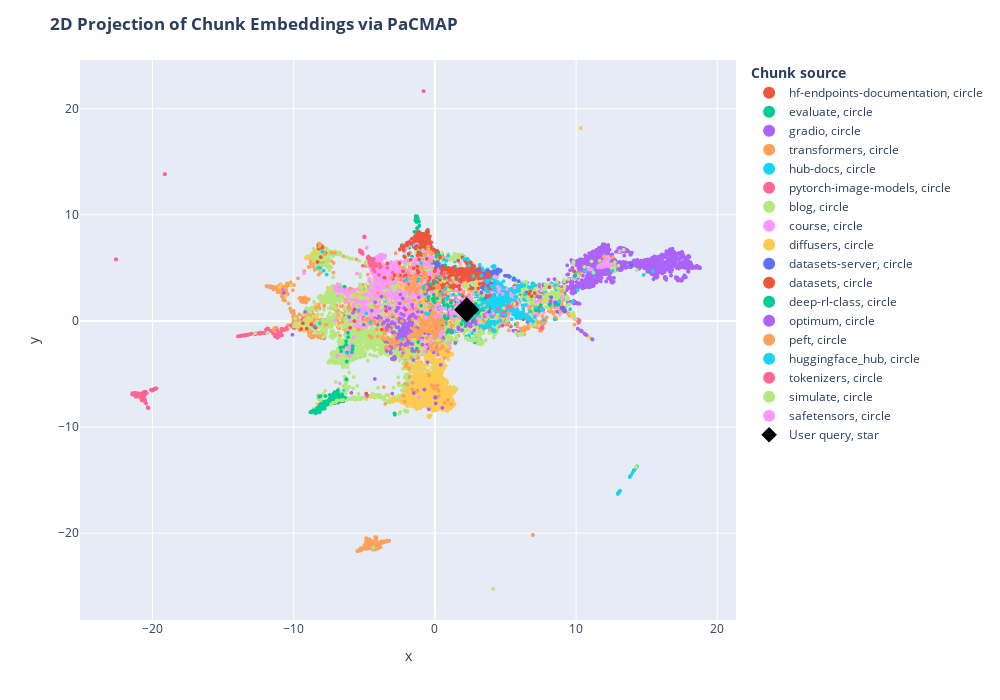

Notebook code cell kept with this figure:
### Code cell
df = pd.DataFrame.from_dict(
    [
        {
            "x": documents_projected[i, 0],
            "y": documents_projected[i, 1],
            "source": docs_processed[i].metadata["source"].split("/")[1],
            "extract": docs_processed[i].page_content[:100] + "...",
            "symbol": "circle",
            "size_col": 4,
        }
        for i in range(len(docs_processed))
    ]
    + [
        {
            "x": documents_projected[-1, 0],
            "y": documents_projected[-1, 1],
            "source": "User query",
            "extract": user_query,
            "size_col": 100,
            "symbol": "star",
        }
    ]
)

# Visualize the embedding
fig = px.scatter(
    df,
    x="x",
    y="y",
    color="source",
    hover_data="extract",
    size="size_col",
    symbol="symbol",
    color_discrete_map={"User query": "black"},
    width=1000,
    height=700,
)
fig.update_traces(
    marker=dict(opacity=1, line=dict(width=0, color="DarkSlateGrey")),
    selector=dict(mode="markers"),
)
fig.update_layout(
    legend_title_text="<b>Chunk source</b>",
    title="<b>2D Projection of Chunk Embeddings via PaCMAP</b>",
)
fig.show()

### Figure 1 — Plotly figure (JSON) as saved in the notebook; plotly's stock layout.template omitted (floating-point values rounded to 4 significant figures; data arrays with more than 128 entries replaced by an {"elided": "..."} marker saying what was removed)
{"data": [{"customdata": [["Create an Endpoint\n\nAfter your first login, you will be directed to the [Endpoint creation page](htt..."], ["<img src=\"https://raw.githubusercontent.com/huggingface/hf-endpoints-documentation/main/assets/1_cre..."], ["Access and read Logs\n\nHugging Face Endpoints provides access to the logs of your Endpoints through t..."], ["Hugging Face Inference Endpoints documentation\n\n## Setup\n\n```bash\npip install hf-doc-builder==0.4.0 ..."], ["Pricing\n\n<div class=\"flex md:justify-start mb-2 text-gray-400 items-center\">\n  <a href=\"https://ui.e..."], ["## CPU Instances\n\nThe table below shows currently available CPU instances and their hourly pricing. ..."], ["## GPU Instances\n\nThe table below shows currently available GPU instances and their hourly pricing. ..."], ["```\ninstance hourly rate * ((hours * # min replica) + (scale-up hrs * # additional replicas))\n```\n\n#..."], ["Supported Transformers & Diffusers Tasks\n\nInference Endpoints offers out-of-the-box support for Mach..."], ["```\n\n### Text Classification\n\n```json\n{\n  \"inputs\": \"This sound track was beautiful! It paints the s..."], ["```\n\n### Text Generation\n\n```json\n{\n  \"inputs\": \"This sound track was beautiful! It paints the sener..."], ["```\n\n**Binary**\n```bash\ncurl --request POST \\\n  --url https://{ENDPOINT}/ \\\n  --header 'Content-Type..."], ["```\n\n**Binary**\n\n```bash\ncurl --request POST \\\n  --url https://{ENDPOINT}/ \\\n  --header 'Content-Typ..."], ["```\n\n\n### Additional parameters\n\nYou can add additional parameters, which are supported by the `pipe..."], ["Access and view Metrics\n\nHugging Face Endpoints provides access to the metrics and analytics of your..."], ["# FAQs \n\n\n\n### Q: In which regions are Inference Endpoints available?\n\nA: Inference Endpoints are cu..."], ["A: Yes, your Endpoint will always stay available/up with the number of min replicas defined in the A..."], ["### Q: What if I would like to deploy to a different instance type that is not listed?\n\nA: Please co..."], ["Help & Support \n\nWe have a variety of Inference Endpoints blog posts to help you at https://huggingf..."], ["Pause and Resume your Endpoint\n\nYou can `pause` & `resume` endpoints to save cost and configurations..."], ["After clicking the button, you will be asked to confirm the action. Click \"Pause {ENDPOINT-NAME}\" to..."], ["API Reference (Swagger)\n\n🤗 Inference Endpoints can be used through the [UI](https://ui.endpoints.hug..."], ["Use a custom Container Image\n\n\nInference Endpoints not only allows you to [customize your inference ..."], ["Autoscaling\n\nAutoscaling allows you to dynamically adjust the number of endpoint replicas running yo..."], ["## Scaling to 0\n\nInference Endpoints also supports autoscaling to 0, which means reducing the number..."], ["Create a Private Endpoint with AWS PrivateLink\n\nSecurity and secure inference are key principles of ..."], ["Once your Inference Endpoint is created successfully, go to the corresponding AWS account and add th..."], ["Security & Compliance\n\n🤗 Inference Endpoints is built with security and secure inference at its core..."], ["Public and Protected Endpoints do not require any additional configuration. For Private Endpoints, y..."], ["Send Requests to Endpoints\n\nYou can send requests to Inference Endpoints using the UI leveraging the..."], ["```\n\nThe Endpoints API offers the same API definitions as the [Inference API](https://huggingface.co..."], ["```\n\n### Custom handler\n\n`@huggingface/inference` supports tasks from https://huggingface.co/tasks, ..."], ["Change Organization or Account\n\nInference Endpoints uses your [Hugging Face](https://huggingface.co/..."], ["Update your Endpoint\n\nYou can update `running` Endpoints to change some of the configurations. Howev..."], ["Advanced Setup (Instance Types, Auto Scaling, Versioning)\n\nWe have seen how fast and easy it is to d..."], ["_Default: PyTorch if available._\n\n**Revision**\n\nCreate your Endpoint targeting a specific revision c..."], ["Inference Endpoints Version\n\nHugging Face Inference Endpoints comes with a default serving container..."], ["### GPU\n\n- `transformers[sklearn,sentencepiece,audio,vision]`: `4.27.2`\n- `diffusers`: `0.14.0`\n- `a..."], ["Serialization & Deserialization for Requests\n\nHugging Face Inference Endpount comes with a default s..."], ["| Content-Type           | Payload                        | \n| ---------------------- | ------------..."], ["| audio/webm             | `{\"inputs\": bytes(body)}`                     |\n| audio/webm;codecs=opus ..."], ["Below is a list of supported `accept` headers and the serialized payload is returned.\n\n\n| Accept    ..."], ["🤗 Inference Endpoints\n\n🤗 Inference Endpoints offers a secure production solution to easily deploy an..."], ["## Documentation and Examples\n\n* [Security & Compliance](/docs/inference-endpoints/security)\n* [Supp..."], ["Access 🤗 Inference Endpoints\n\nTo access the [Inference Endpoints web application](https://ui.endpoin..."], ["Add custom Dependencies\n\nInference Endpoints’ base image includes all required libraries to run infe..."], ["Create custom Inference Handler\n\nHugging Face Endpoints supports all of the Transformers and Sentenc..."], ["Included examples are for:\n\n* [Optimum and ONNX Runtime](https://huggingface.co/philschmid/distilber..."], ["The code can also be found in this [Notebook](https://colab.research.google.com/drive/1hANJeRa1PK1gZ..."], ["```\n# install git-lfs to interact with the repository\nsudo apt-get update\nsudo apt-get install git-l..."], ["```\n!cd distilbert-base-uncased-emotion && touch handler.py\n```\n\nIn there, you define your `Endpoint..."], ["```\n!echo \"holidays\" >> requirements.txt\n!pip install -r requirements.txt\n```\n\nNext, we have to adju..."], ["```\n\n### 4. Test EndpointHandler\n\nTo test our EndpointHandler, we can simplify import, initialize an..."], ["```\n# add all our new files\n!git add *\n# commit our files\n!git commit -m \"add custom handler\"\n# push..."]], "hovertemplate": "source=hf-endpoints-documentation<br>symbol=circle<br>x=%{x}<br>y=%{y}<br>size_col=%{marker.size}<br>extract=%{customdata[0]}<extra></extra>", "legendgroup": "hf-endpoints-documentation, circle", "marker": {"color": "#EF553B", "line": {"color": "DarkSlateGrey", "width": 0}, "opacity": 1, "size": [4, 4, 4, 4, 4, 4, 4, 4, 4, 4, 4, 4, 4, 4, 4, 4, 4, 4, 4, 4, 4, 4, 4, 4, 4, 4, 4, 4, 4, 4, 4, 4, 4, 4, 4, 4, 4, 4, 4, 4, 4, 4, 4, 4, 4, 4, 4, 4, 4, 4, 4, 4, 4, 4], "sizemode": "area", "sizeref": 0.25, "symbol": "circle"}, "mode": "markers", "name": "hf-endpoints-documentation, circle", "showlegend": true, "type": "scattergl", "x": [4.738, 4.55, 4.98, 4.544, 4.267, -0.7548, -0.7284, -1.618, 3.922, -4.162, -8.321, 8.103, 7.297, -4.126, 4.774, 3.998, 4.529, 5.579, 4.378, 3.892, 4.497, 4.509, 1.899, -1.472, 3.78, 4.674, 4.544, 4.482, 4.822, 4.406, 4.258, 4.578, 4.767, 4.226, 3.99, 2.876, 3.889, -1.257, 4.163, 8.07, 8.482, 7.517, 4.275, 3.865, 4.511, 3.782, 4.031, -5.211, 4.319, 3.836, 3.342, 1.516, 3.006, 4.042], "xaxis": "x", "y": [0.4314, -0.1925, 0.7795, 1.005, -1.014, -2.728, -2.663, -2.801, -0.8799, 3.501, 5.481, 3.209, 2.683, 2.46, 0.1481, -0.7278, -0.06317, 1.256, -0.7992, -0.3661, 0.05053, -0.09618, -0.2134, -3.068, -0.4121, 0.03137, -0.02754, -0.5316, 0.3897, -0.1685, -0.1718, 0.1915, 0.8207, -0.1669, -0.7821, -0.2748, -1.037, -2.049, -0.142, 3.212, 3.355, 2.943, -1.017, -0.5495, -0.5324, -0.5732, -0.7487, 0.2345, -0.3438, 0.7997, 0.006069, 1.814, 1.582, 0.7544], "yaxis": "y"}, {"customdata": {"elided": "360x1 str values"}, "hovertemplate": "source=evaluate<br>symbol=circle<br>x=%{x}<br>y=%{y}<br>size_col=%{marker.size}<br>extract=%{customdata[0]}<extra></extra>", "legendgroup": "evaluate, circle", "marker": {"color": "#00cc96", "line": {"color": "DarkSlateGrey", "width": 0}, "opacity": 1, "size": {"elided": "360 int values"}, "sizemode": "area", "sizeref": 0.25, "symbol": "circle"}, "mode": "markers", "name": "evaluate, circle", "showlegend": true, "type": "scattergl", "x": {"elided": "360 float values"}, "xaxis": "x", "y": {"elided": "360 float values"}, "yaxis": "y"}, {"customdata": {"elided": "2188x1 str values"}, "hovertemplate": "source=gradio<br>symbol=circle<br>x=%{x}<br>y=%{y}<br>size_col=%{marker.size}<br>extract=%{customdata[0]}<extra></extra>", "legendgroup": "gradio, circle", "marker": {"color": "#ab63fa", "line": {"color": "DarkSlateGrey", "width": 0}, "opacity": 1, "size": {"elided": "2188 int values"}, "sizemode": "area", "sizeref": 0.25, "symbol": "circle"}, "mode": "markers", "name": "gradio, circle", "showlegend": true, "type": "scattergl", "x": {"elided": "2188 float values"}, "xaxis": "x", "y": {"elided": "2188 float values"}, "yaxis": "y"}, {"customdata": {"elided": "4121x1 str values"}, "hovertemplate": "source=transformers<br>symbol=circle<br>x=%{x}<br>y=%{y}<br>size_col=%{marker.size}<br>extract=%{customdata[0]}<extra></extra>", "legendgroup": "transformers, circle", "marker": {"color": "#FFA15A", "line": {"color": "DarkSlateGrey", "width": 0}, "opacity": 1, "size": {"elided": "4121 int values"}, "sizemode": "area", "sizeref": 0.25, "symbol": "circle"}, "mode": "markers", "name": "transformers, circle", "showlegend": true, "type": "scattergl", "x": {"elided": "4121 float values"}, "xaxis": "x", "y": {"elided": "4121 float values"}, "yaxis": "y"}, {"customdata": {"elided": "874x1 str values"}, "hovertemplate": "source=hub-docs<br>symbol=circle<br>x=%{x}<br>y=%{y}<br>size_col=%{marker.size}<br>extract=%{customdata[0]}<extra></extra>", "legendgroup": "hub-docs, circle", "marker": {"color": "#19d3f3", "line": {"color": "DarkSlateGrey", "width": 0}, "opacity": 1, "size": {"elided": "874 int values"}, "sizemode": "area", "sizeref": 0.25, "symbol": "circle"}, "mode": "markers", "name": "hub-docs, circle", "showlegend": true, "type": "scattergl", "x": {"elided": "874 float values"}, "xaxis": "x", "y": {"elided": "874 float values"}, "yaxis": "y"}, {"customdata": {"elided": "804x1 str values"}, "hovertemplate": "source=pytorch-image-models<br>symbol=circle<br>x=%{x}<br>y=%{y}<br>size_col=%{marker.size}<br>extract=%{customdata[0]}<extra></extra>", "legendgroup": "pytorch-image-models, circle", "marker": {"color": "#FF6692", "line": {"color": "DarkSlateGrey", "width": 0}, "opacity": 1, "size": {"elided": "804 int values"}, "sizemode": "area", "sizeref": 0.25, "symbol": "circle"}, "mode": "markers", "name": "pytorch-image-models, circle", "showlegend": true, "type": "scattergl", "x": {"elided": "804 float values"}, "xaxis": "x", "y": {"elided": "804 float values"}, "yaxis": "y"}, {"customdata": {"elided": "4255x1 str values"}, "hovertemplate": "source=blog<br>symbol=circle<br>x=%{x}<br>y=%{y}<br>size_col=%{marker.size}<br>extract=%{customdata[0]}<extra></extra>", "legendgroup": "blog, circle", "marker": {"color": "#B6E880", "line": {"color": "DarkSlateGrey", "width": 0}, "opacity": 1, "size": {"elided": "4255 int values"}, "sizemode": "area", "sizeref": 0.25, "symbol": "circle"}, "mode": "markers", "name": "blog, circle", "showlegend": true, "type": "scattergl", "x": {"elided": "4255 float values"}, "xaxis": "x", "y": {"elided": "4255 float values"}, "yaxis": "y"}, {"customdata": {"elided": "1354x1 str values"}, "hovertemplate": "source=course<br>symbol=circle<br>x=%{x}<br>y=%{y}<br>size_col=%{marker.size}<br>extract=%{customdata[0]}<extra></extra>", "legendgroup": "course, circle", "marker": {"color": "#FF97FF", "line": {"color": "DarkSlateGrey", "width": 0}, "opacity": 1, "size": {"elided": "1354 int values"}, "sizemode": "area", "sizeref": 0.25, "symbol": "circle"}, "mode": "markers", "name": "course, circle", "showlegend": true, "type": "scattergl", "x": {"elided": "1354 float values"}, "xaxis": "x", "y": {"elided": "1354 float values"}, "yaxis": "y"}, {"customdata": {"elided": "1481x1 str values"}, "hovertemplate": "source=diffusers<br>symbol=circle<br>x=%{x}<br>y=%{y}<br>size_col=%{marker.size}<br>extract=%{customdata[0]}<extra></extra>", "legendgroup": "diffusers, circle", "marker": {"color": "#FECB52", "line": {"color": "DarkSlateGrey", "width": 0}, "opacity": 1, "size": {"elided": "1481 int values"}, "sizemode": "area", "sizeref": 0.25, "symbol": "circle"}, "mode": "markers", "name": "diffusers, circle", "showlegend": true, "type": "scattergl", "x": {"elided": "1481 float values"}, "xaxis": "x", "y": {"elided": "1481 float values"}, "yaxis": "y"}, {"customdata": {"elided": "186x1 str values"}, "hovertemplate": "source=datasets-server<br>symbol=circle<br>x=%{x}<br>y=%{y}<br>size_col=%{marker.size}<br>extract=%{customdata[0]}<extra></extra>", "legendgroup": "datasets-server, circle", "marker": {"color": "#636efa", "line": {"color": "DarkSlateGrey", "width": 0}, "opacity": 1, "size": {"elided": "186 int values"}, "sizemode": "area", "sizeref": 0.25, "symbol": "circle"}, "mode": "markers", "name": "datasets-server, circle", "showlegend": true, "type": "scattergl", "x": {"elided": "186 float values"}, "xaxis": "x", "y": {"elided": "186 float values"}, "yaxis": "y"}, {"customdata": {"elided": "578x1 str values"}, "hovertemplate": "source=datasets<br>symbol=circle<br>x=%{x}<br>y=%{y}<br>size_col=%{marker.size}<br>extract=%{customdata[0]}<extra></extra>", "legendgroup": "datasets, circle", "marker": {"color": "#EF553B", "line": {"color": "DarkSlateGrey", "width": 0}, "opacity": 1, "size": {"elided": "578 int values"}, "sizemode": "area", "sizeref": 0.25, "symbol": "circle"}, "mode": "markers", "name": "datasets, circle", "showlegend": true, "type": "scattergl", "x": {"elided": "578 float values"}, "xaxis": "x", "y": {"elided": "578 float values"}, "yaxis": "y"}, {"customdata": {"elided": "446x1 str values"}, "hovertemplate": "source=deep-rl-class<br>symbol=circle<br>x=%{x}<br>y=%{y}<br>size_col=%{marker.size}<br>extract=%{customdata[0]}<extra></extra>", "legendgroup": "deep-rl-class, circle", "marker": {"color": "#00cc96", "line": {"color": "DarkSlateGrey", "width": 0}, "opacity": 1, "size": {"elided": "446 int values"}, "sizemode": "area", "sizeref": 0.25, "symbol": "circle"}, "mode": "markers", "name": "deep-rl-class, circle", "showlegend": true, "type": "scattergl", "x": {"elided": "446 float values"}, "xaxis": "x", "y": {"elided": "446 float values"}, "yaxis": "y"}, {"customdata": {"elided": "303x1 str values"}, "hovertemplate": "source=optimum<br>symbol=circle<br>x=%{x}<br>y=%{y}<br>size_col=%{marker.size}<br>extract=%{customdata[0]}<extra></extra>", "legendgroup": "optimum, circle", "marker": {"color": "#ab63fa", "line": {"color": "DarkSlateGrey", "width": 0}, "opacity": 1, "size": {"elided": "303 int values"}, "sizemode": "area", "sizeref": 0.25, "symbol": "circle"}, "mode": "markers", "name": "optimum, circle", "showlegend": true, "type": "scattergl", "x": {"elided": "303 float values"}, "xaxis": "x", "y": {"elided": "303 float values"}, "yaxis": "y"}, {"customdata": {"elided": "382x1 str values"}, "hovertemplate": "source=peft<br>symbol=circle<br>x=%{x}<br>y=%{y}<br>size_col=%{marker.size}<br>extract=%{customdata[0]}<extra></extra>", "legendgroup": "peft, circle", "marker": {"color": "#FFA15A", "line": {"color": "DarkSlateGrey", "width": 0}, "opacity": 1, "size": {"elided": "382 int values"}, "sizemode": "area", "sizeref": 0.25, "symbol": "circle"}, "mode": "markers", "name": "peft, circle", "showlegend": true, "type": "scattergl", "x": {"elided": "382 float values"}, "xaxis": "x", "y": {"elided": "382 float values"}, "yaxis": "y"}, {"customdata": {"elided": "363x1 str values"}, "hovertemplate": "source=huggingface_hub<br>symbol=circle<br>x=%{x}<br>y=%{y}<br>size_col=%{marker.size}<br>extract=%{customdata[0]}<extra></extra>", "legendgroup": "huggingface_hub, circle", "marker": {"color": "#19d3f3", "line": {"color": "DarkSlateGrey", "width": 0}, "opacity": 1, "size": {"elided": "363 int values"}, "sizemode": "area", "sizeref": 0.25, "symbol": "circle"}, "mode": "markers", "name": "huggingface_hub, circle", "showlegend": true, "type": "scattergl", "x": {"elided": "363 float values"}, "xaxis": "x", "y": {"elided": "363 float values"}, "yaxis": "y"}, {"customdata": {"elided": "144x1 str values"}, "hovertemplate": "source=tokenizers<br>symbol=circle<br>x=%{x}<br>y=%{y}<br>size_col=%{marker.size}<br>extract=%{customdata[0]}<extra></extra>", "legendgroup": "tokenizers, circle", "marker": {"color": "#FF6692", "line": {"color": "DarkSlateGrey", "width": 0}, "opacity": 1, "size": {"elided": "144 int values"}, "sizemode": "area", "sizeref": 0.25, "symbol": "circle"}, "mode": "markers", "name": "tokenizers, circle", "showlegend": true, "type": "scattergl", "x": {"elided": "144 float values"}, "xaxis": "x", "y": {"elided": "144 float values"}, "yaxis": "y"}, {"customdata": [["!--Copyright 2022 The HuggingFace Team. All rights reserved.\n\nLicensed under the Apache License, Ver..."], ["```\n\nYou can then provide the `generate_map` method as an argument to the `sm.ParallelRLEnv` class, ..."], ["How to contribute to simulate?\n[![Contributor Covenant](https://img.shields.io/badge/Contributor%20C..."], ["```\n\n3. Create a new branch to hold your development changes:\n\n\t```bash\n\tgit checkout -b a-descripti..."], ["!--Copyright 2022 The HuggingFace Team. All rights reserved.\n\nLicensed under the Apache License, Ver..."], ["!--Copyright 2022 The HuggingFace Team. All rights reserved.\n\nLicensed under the Apache License, Ver..."], ["# Simulate with Godot\n\n### Install in Godot 4\nThis integration has been developed for Godot 4.x. You..."], ["!--Copyright 2022 The HuggingFace Team. All rights reserved.\n\nLicensed under the Apache License, Ver..."], ["```\npip install --upgrade simulate\n```\nBefore you merge a PR, fix the style (we use `isort` + `black..."], ["```\nimport simulate as sm\n\nscene = sm.Scene()\nscene += sm.Plane() + sm.Sphere(position=[0, 1, 0], ra..."], ["```\npython examples/basic/objects.py\n```\n<p align=\"center\">\n    <br>\n    <img src=\"https://user-imag..."], ["```\n# Add two copy of the sphere to the scene as children of the root node (using list will add all ..."], ["```\n\n### Visualization engine\n\nA default vizualization engine is provided with the vtk backend of `p..."], ["!--Copyright 2022 The HuggingFace Team. All rights reserved.\n\nLicensed under the Apache License, Ver..."], ["!--Copyright 2022 The HuggingFace Team. All rights reserved.\n\nLicensed under the Apache License, Ver..."], ["```\nscene = sm.Scene.create_from(\"simulate-tests/Box/glTF-Embedded/Box.gltf\")\n```\n\nor, they can be t..."], ["!--Copyright 2022 The HuggingFace Team. All rights reserved.\n\nLicensed under the Apache License, Ver..."], ["<div class=\"mt-10\">\n  <div class=\"w-full flex flex-col space-y-4 md:space-y-0 md:grid md:grid-cols-2..."], ["<a class=\"!no-underline border dark:border-gray-700 p-5 rounded-lg shadow hover:shadow-lg\" href=\"./c..."], ["p align=\"center\">\n    <br>\n    <img src=\"docs/source/assets/simulate_library.png\" width=\"400\"/>\n    ..."], ["```\npip install --upgrade simulate\n```\nBefore you merge a PR, fix the style (we use `isort` + `black..."], ["```\nfrom simulate import Scene\n\nscene = Scene.create_from('tests/test_assets/fixtures/Box.gltf')  # ..."], ["```\n\nAn object (as well as the Scene) is just a node in a tree provided with optional mesh (under th..."], ["```\npython examples/basic/objects.py\n```\n<p align=\"center\">\n    <br>\n    <img src=\"https://user-imag..."], ["```\n# Add two copy of the sphere to the scene as children of the root node (using list will add all ..."], ["```\n\nEditing objects:\n- mesh of the object can be edited with all the manipulation operator provided..."], ["# Unity Integration\n\n### Install with the Unity editor\nCurrently we use Unity version `2021.3.2f1` a..."], ["```\n{\n    \"type\": \"MyCommand\",\n    \"contents\": json.dumps({\n        \"message\": \"hello from python AP..."], ["```\n\nThis currently only supports Box, Sphere, and Capsule colliders (the Unity/PhysX colliders).\n\nD..."], ["!--Copyright 2022 The HuggingFace Team. All rights reserved.\n\nLicensed under the Apache License, Ver..."], ["!---\nCopyright 2020 The HuggingFace Team. All rights reserved.\n\nLicensed under the Apache License, V..."], ["Security Policy\n\n## Supported Versions\n<!--\nUse this section to tell people about which versions of ..."], ["!--Copyright 2022 The HuggingFace Team. All rights reserved.\n\nLicensed under the Apache License, Ver..."], ["!--Copyright 2022 The HuggingFace Team. All rights reserved.\n\nLicensed under the Apache License, Ver..."], ["his package provides core backend functionality for the Hugging Face Simulate project: (https://gith..."], ["!--Copyright 2022 The HuggingFace Team. All rights reserved.\n\nLicensed under the Apache License, Ver..."], ["The \"leaf\" reward functions can be combined in a tree structure with the following predicate functio..."], ["!--Copyright 2022 The HuggingFace Team. All rights reserved.\n\nLicensed under the Apache License, Ver..."], ["```\nfor i in range(60):\n    event = scene.step()\n```\nYou should see the cube falling onto the plane...."], ["```\nscene.config.return_nodes = False\nscene.config.return_frames = False\nscene.show()\n```\nFor advanc..."], ["!--Copyright 2022 The HuggingFace Team. All rights reserved.\n\nLicensed under the Apache License, Ver..."], ["!--Copyright 2022 The HuggingFace Team. All rights reserved.\n\nLicensed under the Apache License, Ver..."], ["!--Copyright 2022 The HuggingFace Team. All rights reserved.\n\nLicensed under the Apache License, Ver..."], ["The created environments are stored in a language/framework agnostic format and can be loaded and ru..."], ["# Blender Integration\n\n### Install addon in Blender\nThis integration has been developed for Blender ..."], ["Tests examples taken from the original great gltflib\n\nFind the great gltflib by Lukas Shawford here:..."], ["!--Copyright 2022 The HuggingFace Team. All rights reserved.\n\nLicensed under the Apache License, Ver..."], ["# Examples for Simulate\n\nThe examples are organized by level of complexity or application. \nCurrentl..."], ["!--Copyright 2022 The HuggingFace Team. All rights reserved.\n\nLicensed under the Apache License, Ver..."], ["!--Copyright 2022 The HuggingFace Team. All rights reserved.\n\nLicensed under the Apache License, Ver..."], ["```\n\nNow we need to identify which build your GPU is using and add it to your xorg config file:\n\n```..."], ["!--Copyright 2022 The HuggingFace Team. All rights reserved.\n\nLicensed under the Apache License, Ver..."], ["!--Copyright 2022 The HuggingFace Team. All rights reserved.\n\nLicensed under the Apache License, Ver..."], ["!--Copyright 2022 The HuggingFace Team. All rights reserved.\n\nLicensed under the Apache License, Ver..."], ["Reward function:\n- A dense reward based on improvement in best euclidean distance to the object\n- A ..."], ["Example: [`sb3_procgen.py`](https://github.com/huggingface/simulate/examples/rl/sb3_procgen.py)\n\nObj..."], ["Parallel: 16 independent instances of the same environment configuration.\n\n\n## Reward functions base..."], ["!--Copyright 2022 The HuggingFace Team. All rights reserved.\n\nLicensed under the Apache License, Ver..."], ["!--Copyright 2022 The HuggingFace Team. All rights reserved.\n\nLicensed under the Apache License, Ver..."]], "hovertemplate": "source=simulate<br>symbol=circle<br>x=%{x}<br>y=%{y}<br>size_col=%{marker.size}<br>extract=%{customdata[0]}<extra></extra>", "legendgroup": "simulate, circle", "marker": {"color": "#B6E880", "line": {"color": "DarkSlateGrey", "width": 0}, "opacity": 1, "size": [4, 4, 4, 4, 4, 4, 4, 4, 4, 4, 4, 4, 4, 4, 4, 4, 4, 4, 4, 4, 4, 4, 4, 4, 4, 4, 4, 4, 4, 4, 4, 4, 4, 4, 4, 4, 4, 4, 4, 4, 4, 4, 4, 4, 4, 4, 4, 4, 4, 4, 4, 4, 4, 4, 4, 4, 4, 4, 4], "sizemode": "area", "sizeref": 0.25, "symbol": "circle"}, "mode": "markers", "name": "simulate, circle", "showlegend": true, "type": "scattergl", "x": [-5.731, 0.6737, 4.887, 4.445, 6.043, -5.636, -5.809, -5.044, -5.696, -5.425, 2.343, -5.321, -6.019, 6.104, -5.242, -5.538, 5.941, 8.66, 8.786, -5.399, -5.638, -5.462, -5.261, 2.071, -5.385, -5.471, -5.996, 7.876, -5.29, 6.139, 5.103, 5.631, 6.223, 5.73, -5.82, -7.021, -7.217, -5.683, -5.67, -6.217, 7.096, 6.182, -5.751, -5.752, -5.62, 7.704, 6.007, -5.935, 6.085, -2.68, 0.3177, 6.075, 2.732, -6.892, -6.941, -6.5, -6.649, 6.132, -5.405], "xaxis": "x", "y": [-7.196, 3.74, 1.206, 0.565, -1.309, -7.223, -7.295, -7.202, -7.411, -7.387, 3.264, -7.363, -7.318, -1.236, -7.33, -7.357, -1.27, 3.125, 3.042, -7.251, -7.324, -7.391, -7.371, 3.287, -7.389, -7.368, -7.319, 3.343, -7.234, -1.312, 0.003584, 1.636, -1.219, -1.095, -7.231, -7.638, -7.698, -7.346, -7.429, -7.448, -0.3724, -1.262, -7.165, -7.268, -7.34, 2.19, -1.221, -7.361, -1.287, -2.655, -1.828, -1.255, 0.628, -7.494, -7.501, -7.448, -7.473, -1.262, -6.879], "yaxis": "y"}, {"customdata": [["# How to release\n\n# Before the release\n\nSimple checklist on how to make releases for `safetensors`.\n..."], ["# Rust\n\n- `safetensors` (rust, python & node) versions don't have to be in sync but it's\n  very comm..."], ["# Python\n\n- Edit `bindings/python/setup.py` to reflect new version.\n- Edit `bindings/python/py_src/s..."], ["# Node\n\n- Edit `bindings/node/package.json` to reflect new version.\n- Edit `CHANGELOG.md`:\n    - Add..."], ["Flax API\n\n[[autodoc]] safetensors.flax.load_file\n[[autodoc]] safetensors.flax.load\n[[autodoc]] safet..."], ["Convert weights to safetensors\n\nPyTorch model weights are commonly saved and stored as `.bin` files ..."], ["Numpy API\n\n[[autodoc]] safetensors.numpy.load_file\n[[autodoc]] safetensors.numpy.load\n[[autodoc]] sa..."], ["Speed Comparison\n\n<a href=\"https://colab.research.google.com/github/huggingface/notebooks/blob/main/..."], ["```\n\n### CPU benchmark\n\n```py\n>>> start_st = datetime.datetime.now()\n>>> weights = load_file(sf_file..."], ["```\n\nThis speedup is due to the fact that this library avoids unnecessary copies by mapping the file..."], ["```\n\nThe speedup works because this library is able to skip unnecessary CPU allocations. It is unfor..."], ["# Installation\n\n```\npip install safetensors\n```\n\n\n## Usage\n\n### Numpy\n\n```python\nfrom safetensors.nu..."], ["PaddlePaddle API\n\n[[autodoc]] safetensors.paddle.load_file\n[[autodoc]] safetensors.paddle.load\n[[aut..."], ["he purpose of this directory is to showcase various attacks (and creating your own).\n\n\n# Torch Arbit..."], ["```\npython numpy_dos_create.py\npython numpy_dos_get_pwned.py\n```\n\n# Safetensors abuse attempts\n\nIn o..."], ["```\npython safetensors_abuse_attempt_1.py\npython safetensors_abuse_attempt_2.py\npython safetensors_a..."], ["p align=\"center\">\n  <picture>\n    <source media=\"(prefers-color-scheme: dark)\" srcset=\"https://huggi..."], ["Rust\n[![Crates.io](https://img.shields.io/crates/v/safetensors.svg)](https://crates.io/crates/safete..."], ["```\n\n#### From source\n\nFor the sources, you need Rust\n\n```bash\n# Install Rust\ncurl --proto '=https' ..."], ["```\n\n[Python documentation](https://huggingface.co/docs/safetensors/index)\n\n\n### Format\n\n- 8 bytes: ..."], ["Notes:\n - Duplicate keys are disallowed. Not all parsers may respect this.\n - In general the subset ..."], ["Let's take a look at alternatives and why this format is deemed interesting.\nThis is my very persona..."], ["- Safe: Can I use a file randomly downloaded and expect not to run arbitrary code ?\n- Zero-copy: Doe..."], ["### Main oppositions\n\n- Pickle: Unsafe, runs arbitrary code\n- H5: Apparently now discouraged for TF/..."], ["### Notes\n\n- Zero-copy: No format is really zero-copy in ML, it needs to go from disk to RAM/GPU RAM..."], ["- Lazy loading: in distributed (multi-node or multi-gpu) settings, it's nice to be able to\nload only..."], ["Metadata Parsing\n\nGiven the simplicity of the format, it's very simple and efficient to fetch and pa..."], ["## Usage\n\n### JavaScript/TypeScript[[js]]\n\nUsing [`huggingface.js`](https://huggingface.co/docs/hugg..."], ["```\n\nDepending on whether the safetensors weights are sharded into multiple files or not, the output..."], ["```\n\n### Python\n\nIn this example python script, we are parsing metadata of [gpt2](https://huggingfac..."], ["```\n\n## Example output\n\nFor instance, here are the number of params per dtype for a few models on th..."], ["model | safetensors | params\n--- | --- | ---\n[gpt2](https://huggingface.co/gpt2?show_tensors=true) |..."], ["[bigscience/bloom](https://huggingface.co/bigscience/bloom?show_tensors=true) | sharded | { 'BF16' =..."], ["Torch API\n\n[[autodoc]] safetensors.torch.load_file\n[[autodoc]] safetensors.torch.load\n[[autodoc]] sa..."], ["Tensorflow API\n\n[[autodoc]] safetensors.tensorflow.load_file\n[[autodoc]] safetensors.tensorflow.load..."], ["!-- DISABLE-FRONTMATTER-SECTIONS -->\n\n<div class=\"flex justify-center\">\n    <img class=\"block dark:h..."], ["```\n\n### Save tensors\n\n```python\nimport torch\nfrom safetensors.torch import save_file\n\ntensors = {\n ..."], ["```\n\n## Format\n\nLet's say you have safetensors file named `model.safetensors`, then `model.safetenso..."], ["* [huggingface/transformers](https://github.com/huggingface/transformers)\n* [AUTOMATIC1111/stable-di..."], ["* [PaddlePaddle/PaddleNLP](https://github.com/PaddlePaddle/PaddleNLP)\n* [AIGC-Audio/AudioGPT](https:..."], ["Torch shared tensors\n\n\n## TL;DR\n\nUsing specific functions, which should work in most cases for you.\n..."], ["```\n\n## Why are shared tensors not saved in `safetensors` ?\n\nMultiple reasons for that:\n\n- *Not all ..."], ["```\n\nNow with all those reasons being mentioned, nothing is set in stone in there.\nShared tensors do..."]], "hovertemplate": "source=safetensors<br>symbol=circle<br>x=%{x}<br>y=%{y}<br>size_col=%{marker.size}<br>extract=%{customdata[0]}<extra></extra>", "legendgroup": "safetensors, circle", "marker": {"color": "#FF97FF", "line": {"color": "DarkSlateGrey", "width": 0}, "opacity": 1, "size": [4, 4, 4, 4, 4, 4, 4, 4, 4, 4, 4, 4, 4, 4, 4, 4, 4, 4, 4, 4, 4, 4, 4, 4, 4, 4, 4, 4, 4, 4, 4, 4, 4, 4, 4, 4, 4, 4, 4, 4, 4, 4, 4], "sizemode": "area", "sizeref": 0.25, "symbol": "circle"}, "mode": "markers", "name": "safetensors, circle", "showlegend": true, "type": "scattergl", "x": [3.045, 3.702, 3.723, 4.129, 2.422, 0.03005, 2.294, 0.38, -0.3268, -0.7441, -0.6344, 1.365, 2.457, 1.526, 1.963, 2.113, 4.039, 2.498, 1.18, 1.611, 0.2382, 1.433, 1.104, 1.122, 0.428, -0.9298, 4.503, 5.647, 2.591, 2.717, 5.097, 0.0845, 7.136, 0.726, 1.054, 1.412, 0.3683, 4.815, -1.117, -9.264, -0.6285, 0.4016, 0.5463], "xaxis": "x", "y": [0.2512, 0.5747, 0.5314, 0.6953, 2.225, 0.3901, 2.063, -1.478, -1.965, -2.891, -2.453, 0.8222, 2.115, 0.6908, 2.015, 1.823, 2.699, 0.7105, 0.2783, 1.988, 1.54, 1.081, 1.139, 0.7587, 0.4507, -1.826, 2.951, 3.152, 2.03, 2.533, 3.001, 1.085, 1.841, 1.177, 1.083, 0.8064, 1.196, 2.54, -7.218, 4.501, 0.3014, 0.457, 1.195], "yaxis": "y"}, {"customdata": [["How to create a pipeline object?"]], "hovertemplate": "source=User query<br>symbol=star<br>x=%{x}<br>y=%{y}<br>size_col=%{marker.size}<br>extract=%{customdata[0]}<extra></extra>", "legendgroup": "User query, star", "marker": {"color": "black", "line": {"color": "DarkSlateGrey", "width": 0}, "opacity": 1, "size": [100], "sizemode": "area", "sizeref": 0.25, "symbol": "diamond"}, "mode": "markers", "name": "User query, star", "showlegend": true, "type": "scattergl", "x": [2.257], "xaxis": "x", "y": [1.055], "yaxis": "y"}], "layout": {"height": 700, "legend": {"itemsizing": "constant", "title": {"text": "<b>Chunk source</b>"}, "tracegroupgap": 0}, "margin": {"t": 60}, "title": {"text": "<b>2D Projection of Chunk Embeddings via PaCMAP</b>"}, "width": 1000, "xaxis": {"anchor": "y", "domain": [0, 1], "title": {"text": "x"}}, "yaxis": {"anchor": "x", "domain": [0, 1], "title": {"text": "y"}}}}
